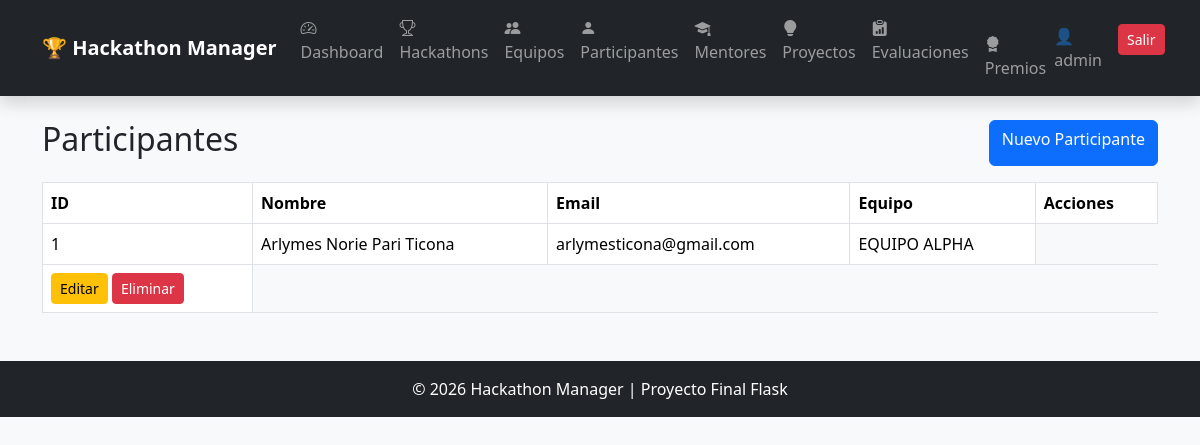
Page /participantes (signed in) on the committed database.
### app/models/usuario.py (models this page shows, shortened)
class Usuario(UserMixin, db.Model):
    __tablename__ = "usuarios"
    id = db.Column(
        db.Integer,
        primary_key=True
    )
    nombre = db.Column(
        db.String(100),
        nullable=False
    )
    email = db.Column(
        db.String(100),
        unique=True,
        nullable=False
    )
    username = db.Column(
        db.String(50),
        unique=True,
        nullable=False
    )
    password = db.Column(
        db.String(255),
        nullable=False
    )
    rol_id = db.Column(
        db.Integer,
        db.ForeignKey("roles.id"),
        nullable=False
    )

### app/models/participante.py (models this page shows, shortened)
class Participante(db.Model):
    __tablename__ = "participantes"
    id = db.Column(
        db.Integer,
        primary_key=True
    )
    nombre = db.Column(
        db.String(100),
        nullable=False
    )
    email = db.Column(
        db.String(120),
        nullable=False
    )
    telefono = db.Column(
        db.String(30)
    )
    equipo_id = db.Column(
        db.Integer,
        db.ForeignKey("equipos.id"),
        nullable=False
    )

### app/models/equipo.py (models this page shows, shortened)
class Equipo(db.Model):
    __tablename__ = "equipos"
    id = db.Column(
        db.Integer,
        primary_key=True
    )
    nombre = db.Column(
        db.String(100),
        nullable=False
    )
    descripcion = db.Column(
        db.Text,
        nullable=False
    )
    hackathon_id = db.Column(
        db.Integer,
        db.ForeignKey("hackathons.id"),
        nullable=False
    )
    participantes = db.relationship(
    "Participante",
    backref="equipo",
    lazy=True
    )
    proyectos = db.relationship(
    "Proyecto",
    backref="equipo",
    lazy=True
)

### app/participantes/routes.py (the view)
@participante_bp.route("/participantes")
@login_required
def listar_participantes():
    participantes = Participante.query.all()
    return render_template(
        "participantes/listar.html",
        participantes=participantes
    )

### app/templates/participantes/listar.html
{% extends 'base.html' %}
{% block content %}
<div class="d-flex justify-content-between mb-3">
    <h2>Participantes</h2>
    <a
        href="/participantes/nuevo"
        class="btn btn-primary">
        Nuevo Participante
    </a>
</div>
<table class="table table-bordered">
    <thead>
        <tr>
            <th>ID</th>
            <th>Nombre</th>
            <th>Email</th>
            <th>Equipo</th>
            <th>Acciones</th>
        </tr>
    </thead>
    <tbody>
        {% for participante in participantes %}
        <tr>
            <td>{{ participante.id }}</td>
            <td>{{ participante.nombre }}</td>
            <td>{{ participante.email }}</td>
            <td>{{ participante.equipo.nombre }}</td>
        </tr>
        <td>
    <a
        href="/participantes/editar/{{ participante.id }}"
        class="btn btn-warning btn-sm">
        Editar
    </a>
    <a
        href="/participantes/eliminar/{{ participante.id }}"
        class="btn btn-danger btn-sm">
        Eliminar
    </a>
</td>
        {% endfor %}
    </tbody>
</table>
{% endblock %}

### app/templates/base.html (shortened to what this page needs)
<!DOCTYPE html>
<html lang="es">
<head>
    <link href="https://cdn.jsdelivr.net/npm/bootstrap@5.3.7/dist/css/bootstrap.min.css"
          rel="stylesheet">
    <link rel="stylesheet"
          href="https://cdn.jsdelivr.net/npm/bootstrap-icons@1.11.3/font/bootstrap-icons.min.css">
    <link
rel="stylesheet"
href="{{ url_for('static', filename='css/style.css') }}">
</head>
<body class="bg-light">
<nav class="navbar navbar-expand-lg navbar-dark bg-dark shadow">
    <div class="container">
        <a class="navbar-brand fw-bold"
           href="/">
            🏆 Hackathon Manager
        </a>
        <div class="collapse navbar-collapse"
             id="menu">
            <ul class="navbar-nav me-auto">
                {% if current_user.is_authenticated %}
                <li class="nav-item">
                    <a class="nav-link" href="/dashboard">
                        <i class="bi bi-speedometer2"></i>
                        Dashboard
                    </a>
                </li>
                <li class="nav-item">
                    <a class="nav-link" href="/hackathons">
                        <i class="bi bi-trophy"></i>
                        Hackathons
                    </a>
                </li>
                <li class="nav-item">
                    <a class="nav-link" href="/equipos">
                        <i class="bi bi-people-fill"></i>
                        Equipos
                    </a>
                </li>
                <li class="nav-item">
                    <a class="nav-link" href="/participantes">
                        <i class="bi bi-person-fill"></i>
                        Participantes
                    </a>
                </li>
                <li class="nav-item">
                    <a class="nav-link" href="/mentores">
                        <i class="bi bi-mortarboard-fill"></i>
                        Mentores
                    </a>
                </li>
                <li class="nav-item">
                    <a class="nav-link" href="/proyectos">
                        <i class="bi bi-lightbulb-fill"></i>
                        Proyectos
                    </a>
                </li>
                <li class="nav-item">
                    <a class="nav-link" href="/evaluaciones">
                        <i class="bi bi-clipboard-data-fill"></i>
                        Evaluaciones
                        <li class="nav-item">
    <a class="nav-link" href="/premios">
        <i class="bi bi-award-fill"></i>
        Premios
    </a>
</li>
                    </a>
                </li>
                {% endif %}
            </ul>
            <ul class="navbar-nav">
                {% if current_user.is_authenticated %}
                <li class="nav-item">
                    <span class="navbar-text me-3">
                        👤 {{ current_user.username }}
                    </span>
                </li>
                <li class="nav-item">
                    <a class="btn btn-danger btn-sm"
                       href="/logout">
                        Salir
                    </a>
                </li>
                {% endif %}
            </ul>
        </div>
    </div>
</nav>
<div class="container mt-4">
    {% block content %}
    {% endblock %}
</div>
<footer class="bg-dark text-white text-center mt-5 p-3">
    © 2026 Hackathon Manager | Proyecto Final Flask
</footer>
</body>
</html>

### app/static/css/style.css (style rules this page uses)
body { background:#f4f7fc; }

### rows in the picture
Usuario: username "admin"
Participante: id "1", nombre "Arlymes Norie Pari Ticona", email "arlymesticona@gmail.com", equipo.nombre "EQUIPO ALPHA"
